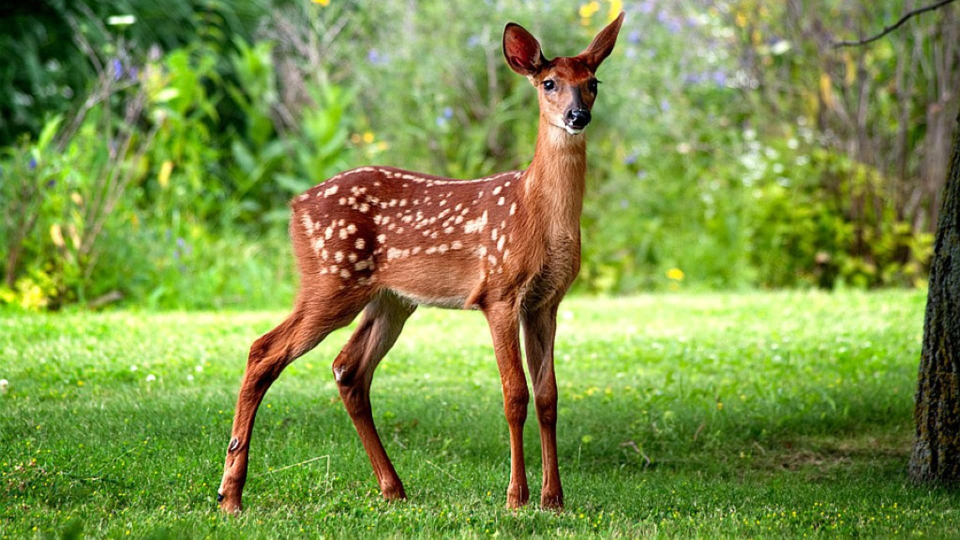
//> input picture lena.jpg, 1920 x 1080 px (shown at 1/2 size)
$ ./encoder   (built with g++ and OpenCV 4)
//> lines starting //> are read from the running program, lines starting //| are printed output that depends on the picture
### FFT.hpp
#ifndef FFT
#define FFT
#include <stdio.h>
#include <math.h>
#include <cstring>
#include <iostream>
#include <iomanip>
#include <complex>
#include <cmath>
#include <stdint.h>


#define cnum std::complex<double>
#define uint8 uint8_t
#define int16 int16_t
#define uint32 uint32_t
using namespace std::complex_literals;

enum band_type {Y, CB, CR};

//takes input of current index value and returns decomposed index value
static const unsigned bit_rev_lut[] = {
    0, 4, 2, 6, 1, 5, 3, 7
};

//xformblock struct for block image processing
typedef struct xformBlock {
    cnum data[8][8];
    int row_index;
    int col_index;
    enum band_type band;

} xformBlock;

void FFT_8x8(xformBlock* blockptr);
void IFFT_8x8(xformBlock* blockptr);

#endif

### FFT.cpp
#include "FFT.hpp"


/* Interlaced decomposition function for 1D cnum array of 8 elements */
void bit_rev_8(cnum* fft_arr)
{
    cnum temp[8];
    memcpy(temp, fft_arr, 8 * sizeof(cnum));

    for (int i =0; i< 8; i++)
    {
        fft_arr[i] = temp[bit_rev_lut[i]];
    }

}

/* 1D FFT for array of 8 elements */
void FFT_8(cnum* fft_arr)
{
    int s,k,m,j;
    cnum w,wm,t,u;

    /* FFT formula */

    /* Interlaced Decomposition */
    bit_rev_8(fft_arr);

    /* FFT algorithm */
    for (s = 1 ; s <= log2(8); s++)
    {
        m = std::pow(2, s);//can probably just bit shift this
        wm = std::exp( (((double) -2 * M_PI* 1i) / (double)m));
        for(k=0; k<8; k+=m)
        {
            w = 1;
            for (j = 0; j < m/2 ; j++)
            {
                t = w * fft_arr[ k + j + (m/2)];
                u = fft_arr[ k + j ];
                fft_arr[ k + j ] = u + t;
                fft_arr[ k + j + (m/2)] = u - t;
                w = w*wm;

            }
        }

    }
}


/* Computes the 2D FFT of a transform block */
/* The 2D FFT is just an FFT of rows then columns (or columns then rows) */
void FFT_8x8(xformBlock* blockptr)
{
    int row, col;
    cnum col_arr[8];

    /* 1D FFT on all rows of the block */
    for (row=0 ; row <8 ; row++)
        {
            FFT_8(blockptr->data[row]);
        }

    /* 1D FFT on all cols of the block */
    for (col=0 ; col <8 ; col++)
        {
            /* Copy col data */
            for(row = 0; row <8 ; row++)
                {
                    col_arr[row] = blockptr->data[row][col];
                }

            /* Col FFT */
            FFT_8(col_arr);

            /* Write col data back */
            for(row = 0; row <8 ; row++)
                {
                    blockptr->data[row][col] = col_arr[row];
                }
        }
}

/* 1D inverse FFT */
void IFFT_8(cnum* fft_arr)
{
    /* IFFT can be simplified into 1 / n * ( FFT(conjugate ) ) */

    /* Take the conjugate of every element */
    for ( int i = 0; i<8; i++)
        {
            fft_arr[i] = std::conj(fft_arr[i]);
        }

    /* FFT on the conjugate array */
    FFT_8(fft_arr);

    /* 1/n * the conjugate again */
    for ( int i = 0; i<8; i++)
        {
            fft_arr[i] = (0.125) * std::conj(fft_arr[i]);
        }
}

/* 2D IFFT of a transform block */
/* The 2D IFFT is just an FFT of rows then columns (or columns then rows) */
void IFFT_8x8(xformBlock* blockptr)
{
    int row, col;
    cnum col_arr[8];

    /* IFFT on rows */
    for (row=0 ; row <8 ; row++)
        {
            IFFT_8(blockptr->data[row]);
        }

    /* IFFT on columns */
    for (col=0 ; col <8 ; col++)
        {
            for(row = 0; row <8 ; row++)
                {
                    col_arr[row] = blockptr->data[row][col];
                }

            IFFT_8(col_arr);

            for(row = 0; row <8 ; row++)
                {
                    blockptr->data[row][col] = col_arr[row];
                }

        }
}


### encoder.cpp
#include<iostream>
#include "FFT.hpp"
#include "FFT.cpp"
#include<opencv2/highgui/highgui.hpp>
#include<opencv2/imgproc/imgproc.hpp>

#include <stdint.h>
//using namespace cv;
using namespace std;
using namespace cv;

void mat2block(Mat* mat, xformBlock* block);
void block2mat(Mat* mat, xformBlock* block);

int main(int argc, const char** argv)
{
    Mat img = imread("/home/605/tarkow/Project/lena.jpg");
//> img is the input picture: 1080 rows x 1920 cols, CV_8UC3; mean B, G, R 70.1, 145.2, 123.6
    Mat myImage_Converted;
    Mat different_Channels[3];
    //cv::imshow("Window",img);
    //cv::waitKey(0);

    cvtColor(img,myImage_Converted, COLOR_RGB2YCrCb);
//> myImage_Converted: 1080 rows x 1920 cols, CV_8UC3; mean of channels 0, 1, 2 120.3, 92.2, 129.8
    cout << " dims " << myImage_Converted.dims <<" cols " << myImage_Converted.cols <<" rows "
    << myImage_Converted.rows <<endl;
//|  dims 2 cols 1920 rows 1080

    split(myImage_Converted, different_Channels);
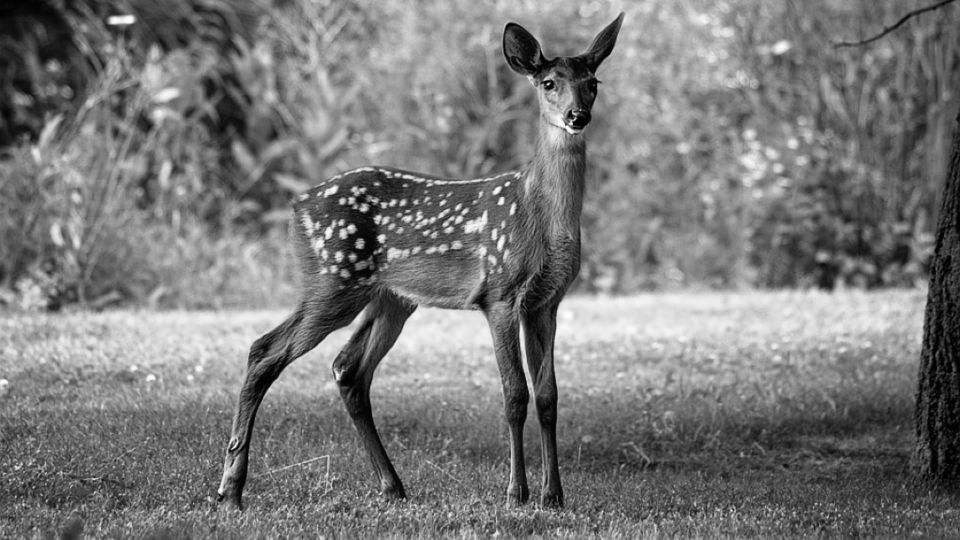
//> different_Channels[0]: 1080 rows x 1920 cols, CV_8UC1 (shown at 1/2 size); min 0, max 255, mean 120.3
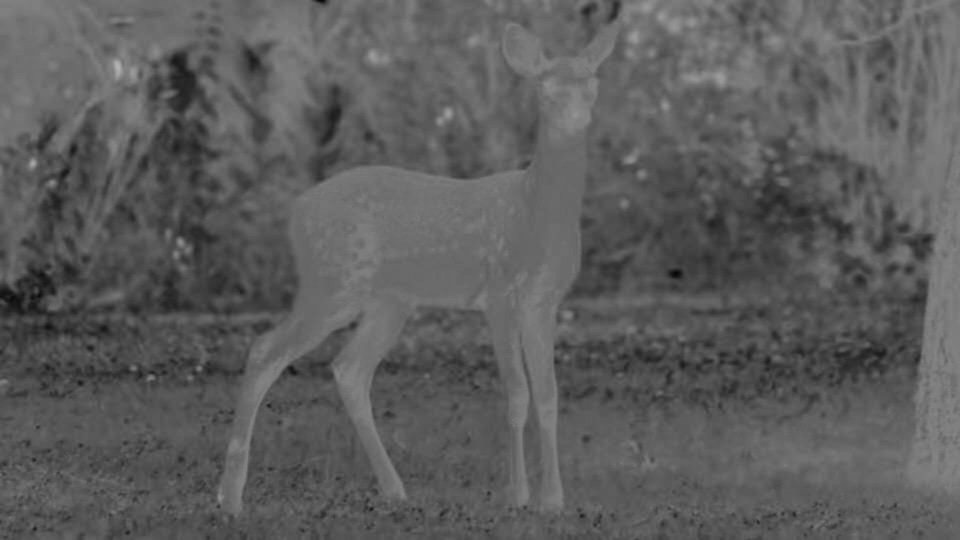
//> different_Channels[1]: 1080 rows x 1920 cols, CV_8UC1 (shown at 1/2 size); min 4, max 181, mean 92.2
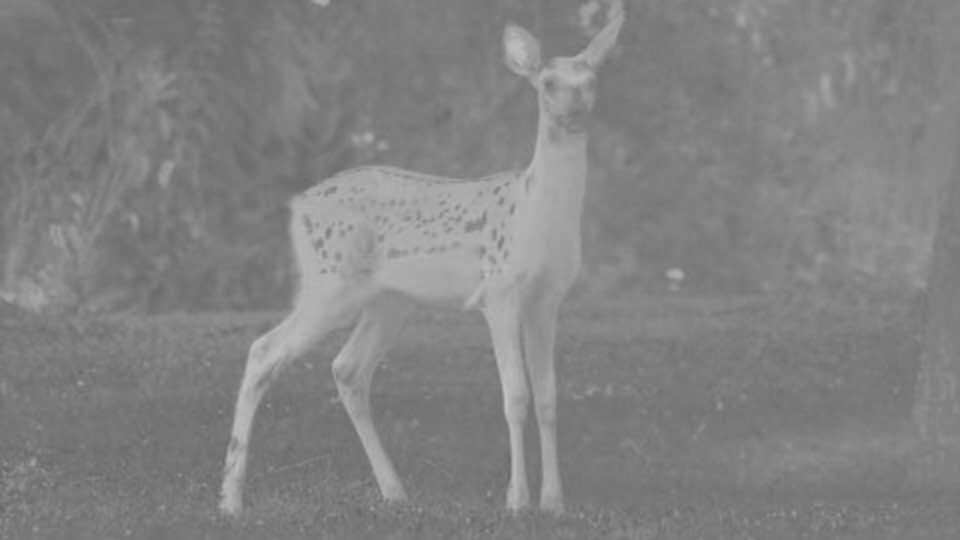
//> different_Channels[2]: 1080 rows x 1920 cols, CV_8UC1 (shown at 1/2 size); min 101, max 199, mean 129.8
    Mat Y = different_Channels[0];
    Mat Cb = different_Channels[1];
    Mat Cr = different_Channels[2];
    cout << " dims " << Y.dims <<" cols " << Y.cols <<" rows "
    << Y.rows <<endl;
//|  dims 2 cols 1920 rows 1080
    cout << " dims " << Cb.dims <<" cols " << Cb.cols <<" rows "
    << Cb.rows <<endl;
//|  dims 2 cols 1920 rows 1080

    xformBlock test;

    int numBlocks = ( myImage_Converted.rows / 8 ) * (  myImage_Converted.cols / 8  );
//> numBlocks = 32400
    int numRows = myImage_Converted.rows;
//> numRows = 1080
    int numCols = myImage_Converted.cols;
//> numCols = 1920

    cout << numBlocks <<  " "<<numRows <<" "<< numCols<<endl;
//| 32400 1080 1920

    Rect roi (0,0,8,8);
   // Mat im_roi = myImage_Converted(roi);
   // cout << im_roi << endl;

    Mat im_roi = Y(roi).clone();

    cout<<im_roi.cols<<endl;
//| 8

    mat2block(&im_roi,&test);

    //FFT_8x8(&test);
   // IFFT_8x8(&test);

    xformBlock blockArr[numBlocks];
    int blockidx = 0;

    for (int currRow = 0; currRow < numRows; currRow+=8)
    {
        for (int currCol = 0; currCol < numCols; currCol+=8)
            {
                //cout<< currRow << " " << currCol << " "<<blockidx<<endl;
                Rect roi (currCol,currRow,8,8);
                im_roi = Y(roi).clone();
                mat2block(&im_roi,&blockArr[blockidx]);
                blockidx++;
                //remember to put metadata in the blocks
            }
    }
//> this loop made 135 passes
//> blockidx on passes 1 to 12: 240, 480, 720, 960, 1200, 1440, 1680, 1920, 2160, 2400, 2640, 2880
//> after the loop, blockidx = 32400

    for (int i = 0; i<numBlocks; i++)
    {
        FFT_8x8(&blockArr[i]);
        IFFT_8x8(&blockArr[i]);
    }

    Mat img2 = Mat(1080,1920, CV_8UC1, 0.0);
    Mat img3 = Mat(1080,1920, CV_8UC1, 0.0);

    blockidx = 0;
    for (int currRow = 0; currRow < numRows; currRow+=8)
    {
        for (int currCol = 0; currCol < numCols; currCol+=8)
            {
                //cout<< currRow << " " << currCol << " "<<blockidx<<endl;
                Rect roi (currCol,currRow,8,8);
                block2mat(&im_roi,&blockArr[blockidx]);
                //img2(roi) = im_roi.clone();
                im_roi.copyTo(img2(roi));
                //cout<<im_roi;
                blockidx++;
                //remember to put metadata in the blocks
            }
    }
//> after the loop, blockidx = 32400

    absdiff(Y,img2,img3);
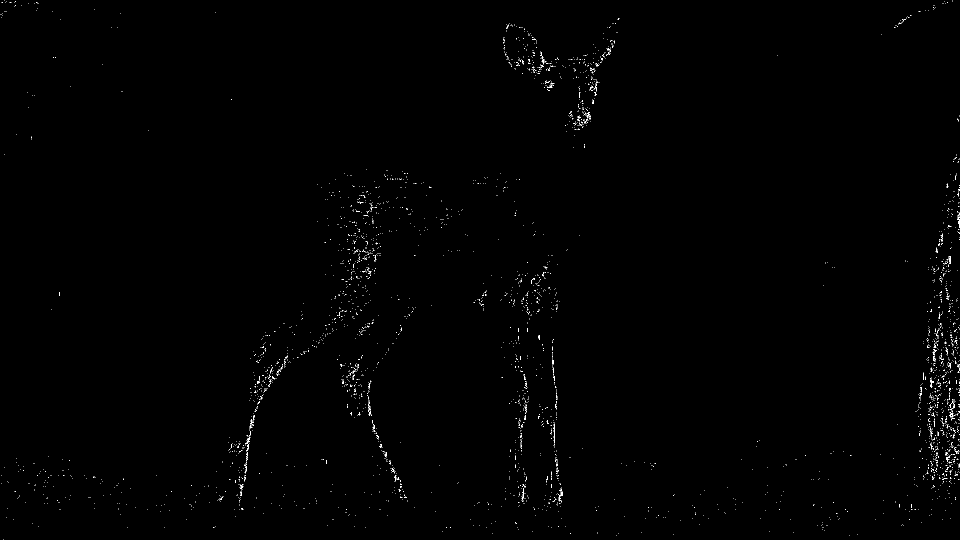
//> img3: 1080 rows x 1920 cols, CV_8UC1 (shown at 1/2 size); values 0 (black) and 1 (white), 0.39% white in thin lines or dots
    cout<<img2.dims<<" "<<img2.cols<<" "<<img2.rows<<" "<<endl;
//| 2 1920 1080
    cout <<img3;
//> (printed output is left out)

    imwrite("\MyImage.png", myImage_Converted);
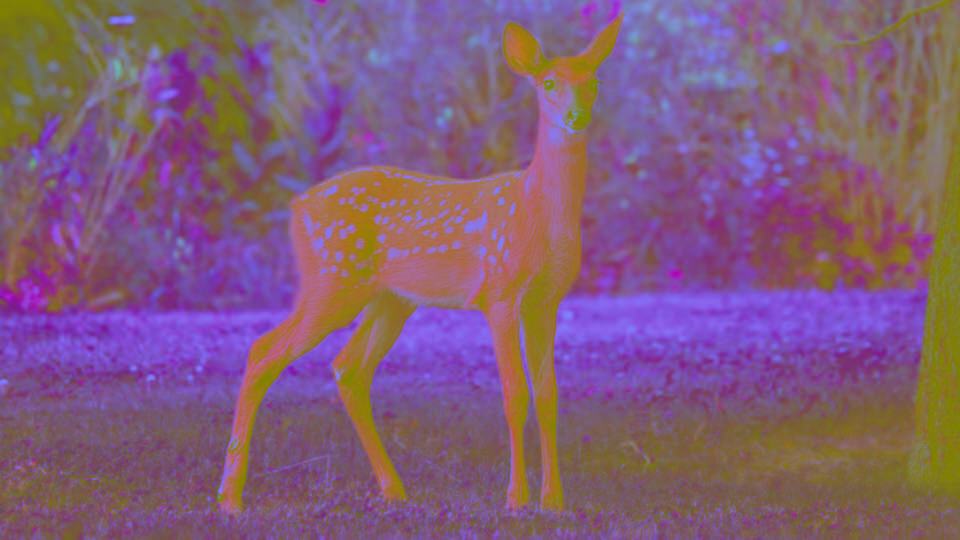
//> saved as MyImage.png: 1080 rows x 1920 cols, CV_8UC3 (shown at 1/2 size); mean B, G, R 120.3, 92.2, 129.8
    imwrite("\MyImage2.png", Y);
    imwrite("\MyImage3.png", Cb);
    imwrite("\MyImage4.png", Cr);
    imwrite("\MyImage5.png", img2);
    imwrite("\MyImage6.png", img3);


    return 0;
}

void mat2block(Mat* mat, xformBlock* block)
{
    for (int currRow = 0; currRow < 8; currRow++)
    {
        for (int currCol = 0; currCol < 8; currCol++)
            {
                block->data[currRow][currCol] = mat->at<uchar>(currRow,currCol);
            }
    }
}

void block2mat(Mat* mat, xformBlock* block)
{
    for (int currRow = 0; currRow < 8; currRow++)
    {
        for (int currCol = 0; currCol < 8; currCol++)
            {
                 mat->at<uchar>(currRow,currCol) = (uchar)block->data[currRow][currCol].real();
            }
    }
}
